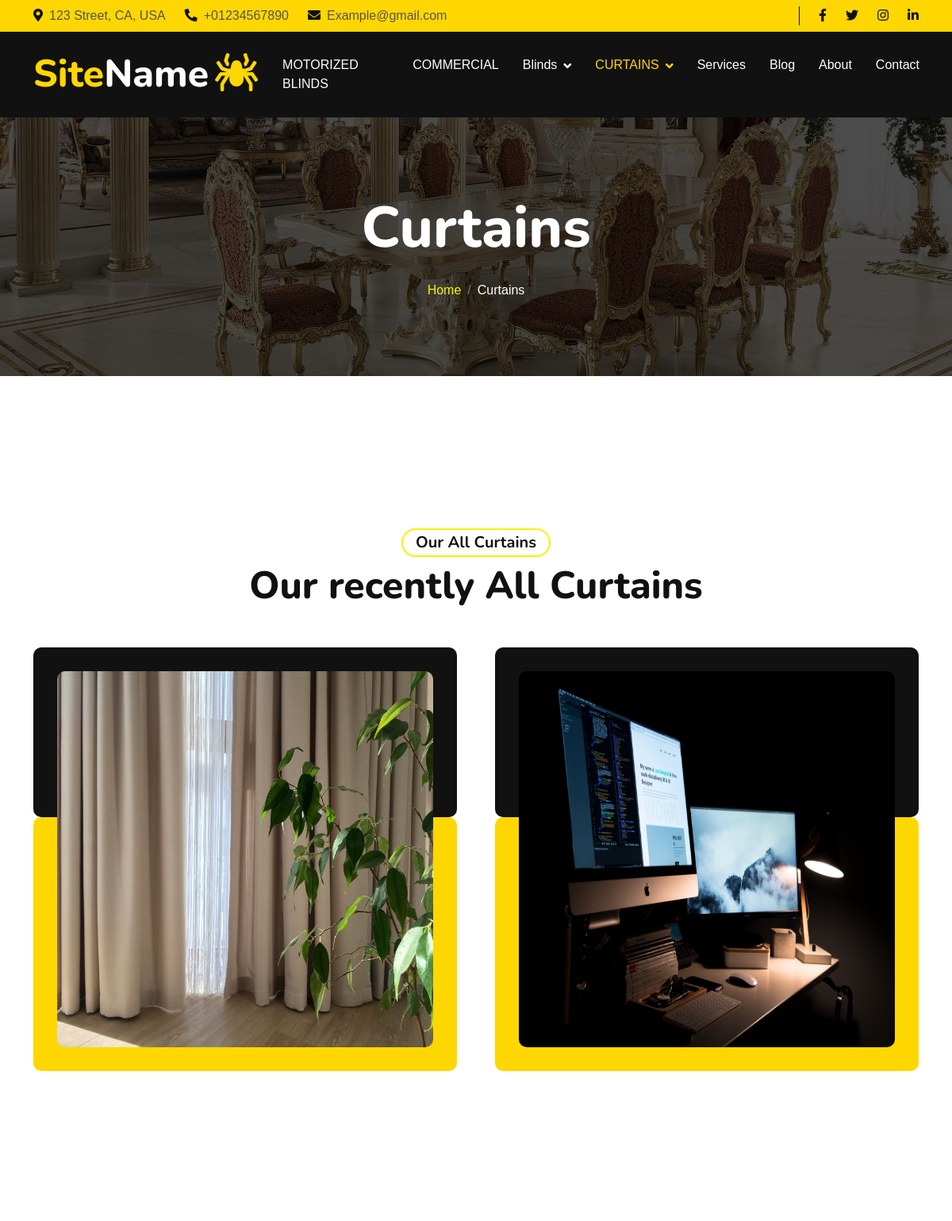
The app's page /products/curtains/ (upper part), older data.
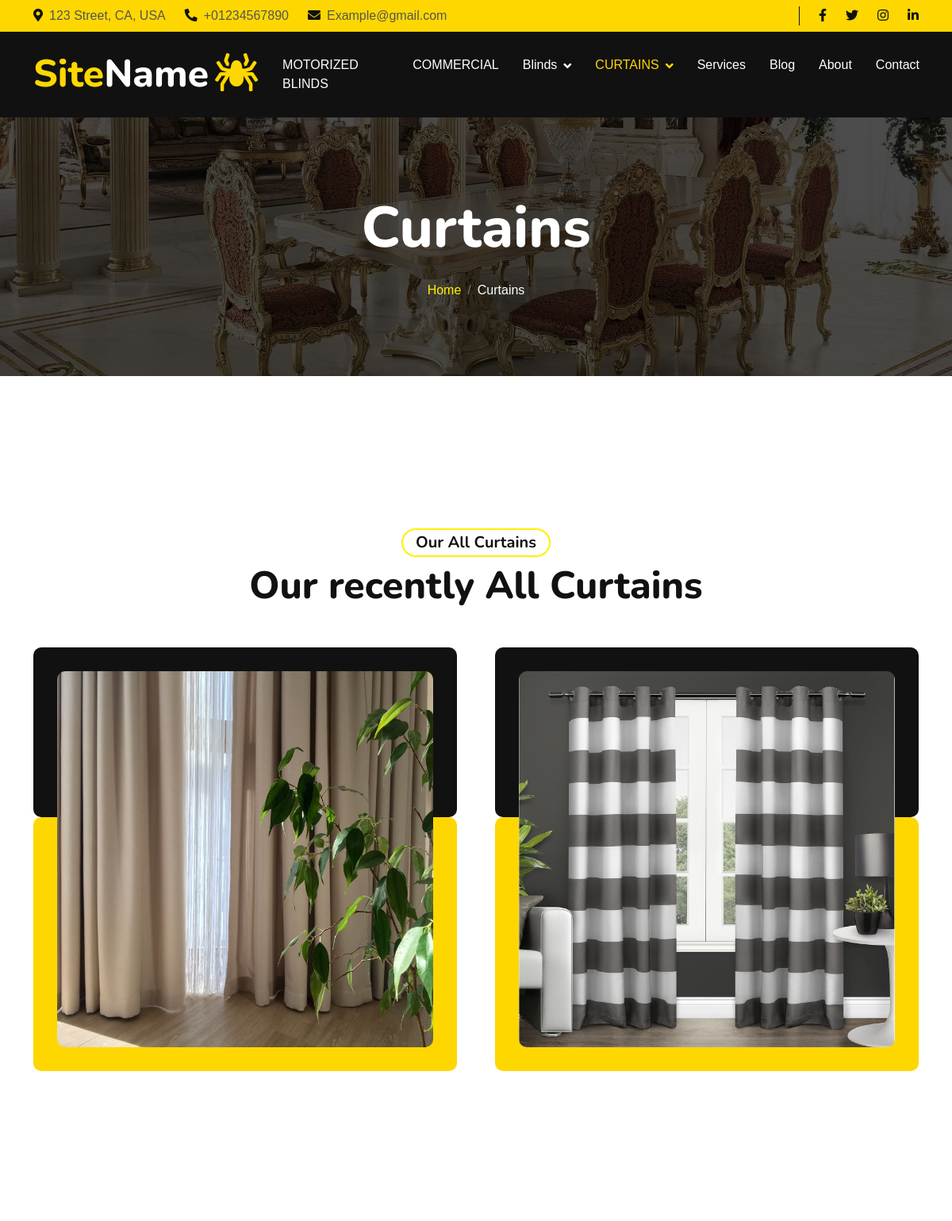
The same page, newer data.
### products/models.py (models this page shows, shortened)
class Curtains(models.Model):
    title = models.CharField(max_length=5000)
    description = models.TextField(("description"),max_length=100000)
    created_at = models.DateTimeField( ("created_at"),default=timezone.now)
    image = models.ImageField(upload_to='curtains/')
    slug = models.SlugField(null=True,blank=True)
    class Meta:
        verbose_name = ("Curtains")
        verbose_name_plural = ("Curtains")
    def __str__(self):
        return self.title

### products/views.py (the view)
# urls.py: path('curtains/' , views.curtains_list , name='curtains_list'),
def curtains_list(request):
    curtains = Curtains.objects.all()
    context = {
        'curtains':curtains
    }
    return render(request , 'curtains/curtains.html' , context)

### about/about_context.py (called while the page is built)
def about(request):
    about = About.objects.last()
    context = {
        'about':about,
    }
    return context

### products/context.py (called while the page is built)
def nav(request):
    blinds_nav = Blinds.objects.all()
    curtains_nav = Curtains.objects.all()
    context = {
        'blinds_nav':blinds_nav,
        'curtains_nav':curtains_nav
    }
    return context

### products/templates/curtains/curtains.html (shortened to what this page needs)
{% extends "base.html" %}
{% load static %}
{% block body %}
        <div class="container-fluid page-header py-5">
            <div class="container text-center py-5">
                <h1 class="display-2 text-white mb-4 animated slideInDown">Curtains</h1>
                <nav aria-label="breadcrumb">
                    <ol class="breadcrumb justify-content-center mb-0 animated slideInDown">
                        <li class="breadcrumb-item"><a href="/">Home</a></li>
                        <li class="breadcrumb-item text-white" aria-current="page">Curtains</li>
                    </ol>
                </nav>
            </div>
        </div>
         <div class="container-fluid py-5">
            <div class="container py-5">
                <div class="text-center mb-5 wow fadeInUp" data-wow-delay=".3s">
                    <h5 class="mb-2 px-3 py-1 text-dark rounded-pill d-inline-block border border-2 border-primary">Our All Curtains</h5>
                    <h1 class="display-5">Our recently All Curtains</h1>
                </div>
                <div class="row g-5">
                    {% for curtain in curtains %}
                    <div class="col-xxl-4 col-lg-6 col-md-6 col-sm-12 wow fadeInUp" data-wow-delay=".3s">
                        <div class="project-item">
                            <img src="{{curtain.image.url}}" class="img-fluid h-100" alt="img">
                        </div>
                    </div>
                    {% endfor %}
                </div>
            </div>
        </div>
{% endblock body %}

Row changes from the older to the newer data that the page shows:
changed Curtains (number 2 of 2 on the later page): image: a different picture
